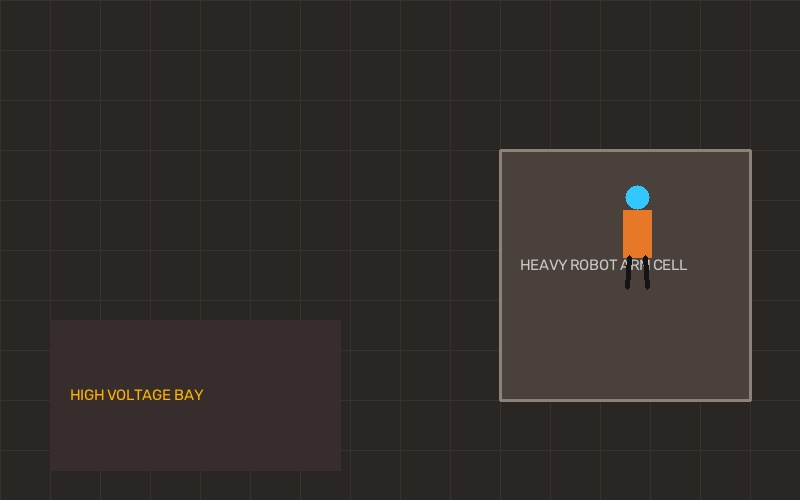
#> input picture assets/test_violation_frame.jpg, 800 x 500 px
$ python -i cv_engine.py   (imports and definitions only)
#> lines starting #> are read from the running program, lines starting #| are printed output that depends on the picture; after the words box and inside, x2 and y2 are one past the last pixel; in counts of white or black regions, pixels touching at a corner belong together
#> further down, picture is the input picture: shape (500, 800, 3); mean B, G, R 41, 44.6, 50.3
"""SafeSight AI - OpenCV Vision & Perception Engine.

Handles video ingestion, background modeling, motion segmentation,
spatial exclusion zone violation detection, and ROI extraction for the agent.
"""

import cv2
import numpy as np
import base64
from typing import List, Dict, Any, Tuple, Optional
from dataclasses import dataclass
from src.config import ZoneConfig, CONFIG

@dataclass
class TrackedTarget:
    target_id: int
    bbox: Tuple[int, int, int, int]  # (x, y, w, h)
    centroid: Tuple[int, int]
    in_hazard_zone: Optional[str] = None
    violation_frames: int = 0
    speed_px: float = 0.0

@dataclass
class FrameAnalysisResult:
    annotated_frame: np.ndarray
    violation_detected: bool
    active_violations: List[Dict[str, Any]]
    motion_mask: np.ndarray
    tracked_targets: List[TrackedTarget]
    violation_roi_b64: Optional[str] = None

class OpenCVSafetyPipeline:
    def __init__(self, zones: Optional[List[ZoneConfig]] = None):
        self.zones = zones if zones is not None else CONFIG.default_zones
        # OpenCV 5 MOG2 background subtractor for motion segmentation
        self.bg_subtractor = cv2.createBackgroundSubtractorMOG2(
            history=CONFIG.motion_history_length,
            varThreshold=CONFIG.motion_var_threshold,
            detectShadows=True
        )
        self.morph_kernel = cv2.getStructuringElement(cv2.MORPH_RECT, (5, 5))
        self.target_history: Dict[int, Tuple[int, int]] = {}
        self.next_target_id: int = 1

    def process_frame(self, frame: np.ndarray) -> FrameAnalysisResult:
        """Processes a single BGR frame through the OpenCV perception pipeline."""
        height, width = frame.shape[:2]
#> height = 500; width = 800
        annotated = frame.copy()

        # 1. Spatial Zone Normalization to Pixel Coordinates
        pixel_zones = []
        for zone in self.zones:
            pts = np.array([
                [int(p[0] * width), int(p[1] * height)] for p in zone.polygon
            ], np.int32)
            pixel_zones.append((zone, pts))

        # 2. Motion Detection & Background Subtraction
        gray = cv2.cvtColor(frame, cv2.COLOR_BGR2GRAY)
        blurred = cv2.GaussianBlur(gray, (7, 7), 0)
        fg_mask = self.bg_subtractor.apply(blurred)
#> fg_mask: shape (500, 800); every value is 127

        # Remove shadows (value 127 in MOG2) & filter noise via morphological ops
        _, thresh_mask = cv2.threshold(fg_mask, 200, 255, cv2.THRESH_BINARY)
#> thresh_mask: shape (500, 800); every value is 0
        cleaned_mask = cv2.morphologyEx(thresh_mask, cv2.MORPH_OPEN, self.morph_kernel)
        cleaned_mask = cv2.dilate(cleaned_mask, self.morph_kernel, iterations=2)

        # 3. Contour Detection for Moving Entities (Personnel / Equipment)
        contours, _ = cv2.findContours(cleaned_mask, cv2.RETR_EXTERNAL, cv2.CHAIN_APPROX_SIMPLE)
#> contours = []

        current_targets: List[TrackedTarget] = []
        active_violations: List[Dict[str, Any]] = []
        violation_detected = False
        roi_base64: Optional[str] = None

        # Draw Zone Overlays (Transparent HUD)
        zone_overlay = annotated.copy()
        for zone, pts in pixel_zones:
            color = (0, 0, 220) if zone.severity == "CRITICAL" else (0, 140, 255)
            cv2.fillPoly(zone_overlay, [pts], color)
            cv2.polylines(annotated, [pts], isClosed=True, color=color, thickness=2)
            # Label
            label_pos = (pts[0][0], max(25, pts[0][1] - 8))
            cv2.putText(annotated, f"[{zone.severity}] {zone.name}", label_pos,
                        cv2.FONT_HERSHEY_SIMPLEX, 0.45, (255, 255, 255), 1, cv2.LINE_AA)
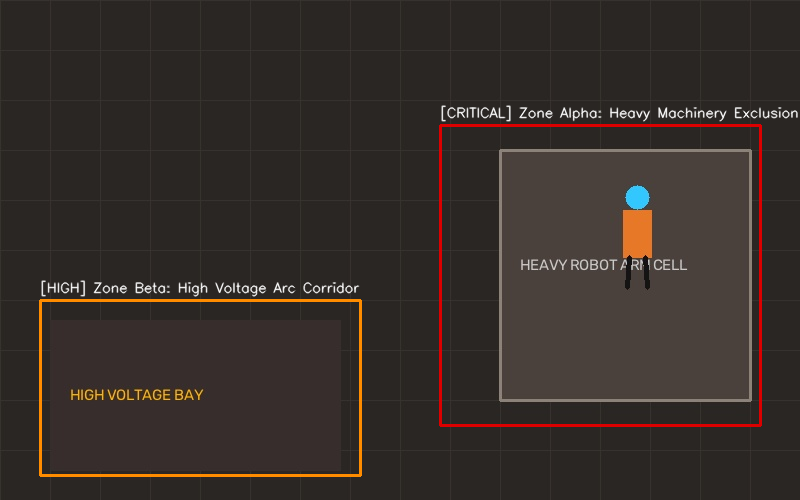
#> annotated: shape (500, 800, 3); 2.79% of pixels changed, all inside (x1, y1, x2, y2) = (39, 105, 799, 477)
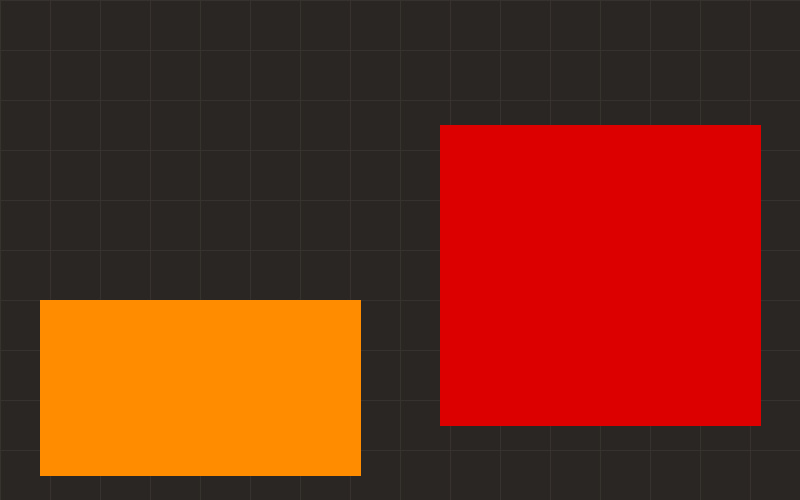
#> zone_overlay: shape (500, 800, 3); mean B, G, R 21.9, 43.5, 115.4

        # Blend hazard zones onto frame (30% alpha for HUD effect)
        cv2.addWeighted(zone_overlay, 0.25, annotated, 0.75, 0, annotated)
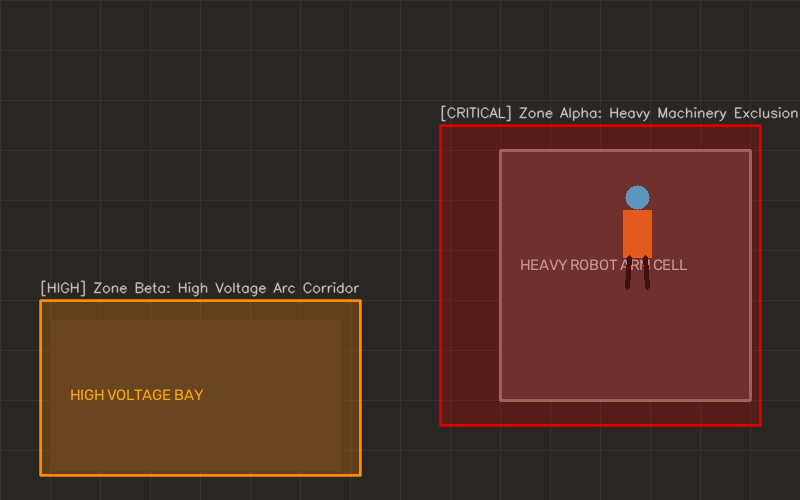
#> annotated: shape (500, 800, 3); mean B, G, R 36.5, 45.4, 69.6

        # 4. Target Extraction & Geometric Hazard Boundary Collision Test
        min_area = (width * height) * 0.003  # Filter trivial contours
#> min_area = 1200

        for contour in contours:
            area = cv2.contourArea(contour)
            if area < min_area:
                continue

            x, y, w, h = cv2.boundingRect(contour)
            centroid = (x + w // 2, y + h // 2)

            # Assign simple tracking ID
            target_id = self._match_or_assign_id(centroid)
            speed = self._calculate_speed(target_id, centroid)

            in_zone_name = None
            for zone, pts in pixel_zones:
                # cv2.pointPolygonTest returns positive if inside, 0 on edge, negative if outside
                dist = cv2.pointPolygonTest(pts, centroid, measureDist=False)
                if dist >= 0:
                    in_zone_name = zone.name
                    violation_detected = True

                    # Capture violation details
                    violation_record = {
                        "target_id": target_id,
                        "zone_name": zone.name,
                        "severity": zone.severity,
                        "location_bbox": (x, y, w, h),
                        "speed_px": speed,
                        "description": zone.description
                    }
                    active_violations.append(violation_record)

                    # Extract ROI crop for Multimodal AI inspection
                    if roi_base64 is None:
                        margin = 20
                        roi_x1 = max(0, x - margin)
                        roi_y1 = max(0, y - margin)
                        roi_x2 = min(width, x + w + margin)
                        roi_y2 = min(height, y + h + margin)
                        crop = frame[roi_y1:roi_y2, roi_x1:roi_x2]
                        if crop.size > 0:
                            _, buffer = cv2.imencode('.jpg', crop)
                            roi_base64 = base64.b64encode(buffer).decode('utf-8')

            # Render Bounding Box and telemetry
            box_color = (0, 0, 255) if in_zone_name else (0, 255, 120)
            cv2.rectangle(annotated, (x, y), (x + w, y + h), box_color, 2)
            cv2.circle(annotated, centroid, 4, box_color, -1)

            tag = f"Entity #{target_id} | Spd: {speed:.1f}px/s"
            if in_zone_name:
                tag = f"VIOLATION: ID #{target_id}"

            cv2.putText(annotated, tag, (x, max(20, y - 6)),
                        cv2.FONT_HERSHEY_SIMPLEX, 0.45, box_color, 1, cv2.LINE_AA)

            current_targets.append(TrackedTarget(
                target_id=target_id,
                bbox=(x, y, w, h),
                centroid=centroid,
                in_hazard_zone=in_zone_name,
                speed_px=speed
            ))
#> this loop made 0 passes
#> after the loop, active_violations = []; current_targets = []

        return FrameAnalysisResult(
            annotated_frame=annotated,
            violation_detected=violation_detected,
            active_violations=active_violations,
            motion_mask=cleaned_mask,
            tracked_targets=current_targets,
            violation_roi_b64=roi_base64
        )

    def _match_or_assign_id(self, centroid: Tuple[int, int]) -> int:
        best_id = None
        min_dist = 60.0  # Max pixel jump between frames
        for tid, prev_pt in self.target_history.items():
            dist = np.hypot(centroid[0] - prev_pt[0], centroid[1] - prev_pt[1])
            if dist < min_dist:
                min_dist = dist
                best_id = tid
        if best_id is None:
            best_id = self.next_target_id
            self.next_target_id += 1
        self.target_history[best_id] = centroid
        return best_id

    def _calculate_speed(self, target_id: int, centroid: Tuple[int, int]) -> float:
        if target_id in self.target_history:
            prev = self.target_history[target_id]
            dist = np.hypot(centroid[0] - prev[0], centroid[1] - prev[1])
            return float(dist * 15.0)  # Simulated frame-rate scalar
        return 0.0

>>> import cv2
>>> picture = cv2.imread('../assets/test_violation_frame.jpg')
>>> result = OpenCVSafetyPipeline().process_frame(picture)
